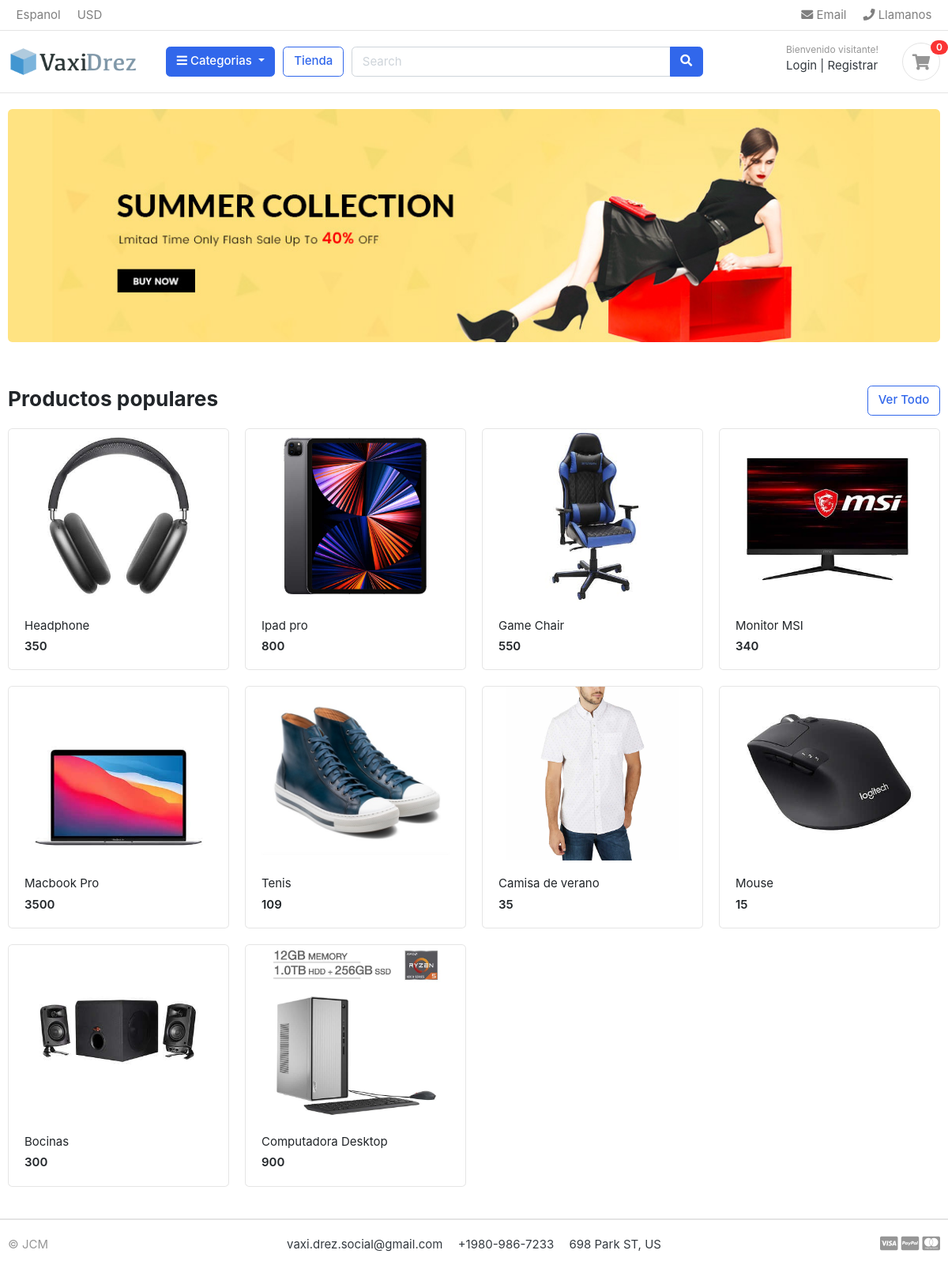
The page / on the database its author committed.
### store/models.py (models this page shows, shortened)
class Product(models.Model):
    product_name = models.CharField(max_length=200, unique=True)
    slug = models.CharField(max_length=200, unique=True)
    description = models.TextField(max_length=500, blank=True)
    price = models.IntegerField()
    images = models.ImageField(upload_to='photos/products')
    stock = models.IntegerField()
    is_available = models.BooleanField(default=True)
    category = models.ForeignKey(Category, on_delete=models.CASCADE)
    created_date = models.DateTimeField(auto_now_add=True)
    modified_date = models.DateTimeField(auto_now=True)
    def get_url(self):
        return reverse('product_detail', args=[self.category.slug, self.slug])

### ecommerce/views.py (the view)
# urls.py: 2. Add a URL to urlpatterns:  path('', views.home, name='home')
def home(request):
    products = Product.objects.all().filter(is_available=True)
    context = {
          'products': products,
    }
    return render(request, 'home.html', context)

### category/context_processors.py (called while the page is built)
def menu_links(request):
    links = Category.objects.all()
    return dict(links=links)

### category/models.py (called while the page is built)
     def get_url(self):
         return reverse('products_by_category', args=[self.slug])

### templates/home.html
{% extends 'base.html' %}
{% load static %}
{% block content %}
<section class="section-intro padding-y-sm">
	<div class="container">
		<div class="intro-banner-wrap">
			<img src="{% static 'images/banners/banner01.jpg' %}" class="img-fluid rounded">
		</div>
	</div>
</section>
<section class="section-name padding-y-sm">
	<div class="container">
		<header class="section-heading">
			<a href="{% url 'store' %}" class="btn btn-outline-primary float-right">Ver Todo</a>
			<h3 class="section-title">Productos populares</h3>
		</header>
		<div class="row">
			{% for product in products %}
			<div class="col-md-3">
				<div class="card card-product-grid">
					<a href=".{{ product.get_url }}" class="img-wrap"> <img src="{{ product.images.url }}"> </a>
					<figcaption class="info-wrap">
						<a href="{{ product.get_url }}" class="title">{{product.product_name}}</a>
						<div class="price mt-1">{{ product.price }}</div>
					</figcaption>
				</div>
			</div>
			{% endfor %}
		</div>
	</div>
</section>
</body>
</html>
{% endblock %}

### templates/base.html (shortened to what this page needs)
{% load static %}
<!DOCTYPE HTML>
<html lang="en">
<head>
<link href="{% static 'css/bootstrap.css' %}" rel="stylesheet" type="text/css"/>
<link href="{% static 'fonts/fontawesome/css/all.min.css' %}" type="text/css" rel="stylesheet">
<link href="{% static 'css/ui.css' %}" rel="stylesheet" type="text/css"/>
<link href="{% static 'css/responsive.css' %}" rel="stylesheet" media="only screen and (max-width: 1200px)" />
</head>
<body>
{% include 'includes/navbar.html' %}
  {% block content %}
  {%endblock%}
{% include 'includes/footer.html' %}

### templates/includes/navbar.html (shortened to what this page needs)
{% load static %}
<header class="section-header">
  <nav class="navbar p-md-0 navbar-expand-sm navbar-light border-bottom">
    <div class="container">
      <div class="collapse navbar-collapse" id="navbarTop4">
        <ul class="navbar-nav mr-auto">
          <li class="nav-item dropdown">
            <a href="#" class="nav-link">   Espanol </a>
          </li>
          <li class="nav-item dropdown">
            <a href="#" class="nav-link"> USD </a>
          </li>
        </ul>
        <ul class="navbar-nav">
          <li><a href="#" class="nav-link"> <i class="fa fa-envelope"></i> Email </a></li>
          <li><a href="#" class="nav-link"> <i class="fa fa-phone"></i> Llamanos</a></li>
        </ul>
      </div>
    </div>
  </nav>
  <section class="header-main border-bottom">
    <div class="container">
      <div class="row align-items-center">
        <div class="col-lg-2 col-md-3 col-6">
          <a href="{% url 'home' %}" class="brand-wrap">
            <img class="logo" src="{% static './images/logo01.png' %}">
          </a>
        </div>
        <div class="col-lg col-sm col-md col-6 flex-grow-0">
          <div class="category-wrap dropdown d-inline-block float-right">
            <button type="button" class="btn btn-primary dropdown-toggle" data-toggle="dropdown">
              <i class="fa fa-bars"></i> Categorias
            </button>
          </div>
        </div>
        <a href="{% url 'store' %}" class="btn btn-outline-primary">Tienda</a>
        <div class="col-lg  col-md-6 col-sm-12 col">
          <form action="#" class="search">
            <div class="input-group w-100">
              <input type="text" class="form-control" style="width:60%;" placeholder="Search">
              <div class="input-group-append">
                <button class="btn btn-primary" type="submit">
                  <i class="fa fa-search"></i>
                </button>
              </div>
            </div>
          </form>
        </div>
        <div class="col-lg-3 col-sm-6 col-8 order-2 order-lg-3">
          <div class="d-flex justify-content-end mb-3 mb-lg-0">
            <div class="widget-header">
              <small class="title text-muted">Bienvenido visitante!</small>
              <div>
                <a href="./signin.html">Login</a> <span class="dark-transp"> | </span>
                <a href="./register.html"> Registrar</a>
              </div>
            </div>
            <a href="./cart.html" class="widget-header pl-3 ml-3">
              <div class="icon icon-sm rounded-circle border"><i class="fa fa-shopping-cart"></i></div>
              <span class="badge badge-pill badge-danger notify">0</span>
            </a>
          </div>
        </div>
      </div>
    </div>
  </section>
</header>

### templates/includes/footer.html
<footer class="section-footer border-top">
	<div class="container">
		<section class="footer-bottom border-top row">
			<div class="col-md-2">
				<p class="text-muted"> &copy JCM </p>
			</div>
			<div class="col-md-8 text-md-center">
				<span  class="px-2">vaxi.drez.social@gmail.com</span>
				<span  class="px-2">+1980-986-7233</span>
				<span  class="px-2">698 Park ST, US</span>
			</div>
			<div class="col-md-2 text-md-right text-muted">
				<i class="fab fa-lg fa-cc-visa"></i>
				<i class="fab fa-lg fa-cc-paypal"></i>
				<i class="fab fa-lg fa-cc-mastercard"></i>
			</div>
		</section>
	</div>
</footer>

### static/css/ui.css (style rules this page uses)
html { font-family: "Inter", sans-serif; font-size: 15px; }
.img-wrap { text-align: center; display: block; }
.img-wrap img { max-width: 100%; }
.icon-xs, .icon-sm, .icon-md, .icon-lg { display: inline-block; text-align: center; flex-shrink: 0; flex-grow: 0; }
.icon-sm { width: 48px; height: 48px; line-height: 48px !important; font-size: 20px; }
.padding-y-sm { padding-top: 20px; padding-bottom: 20px; }
.section-heading { margin-bottom: 20px; margin-top: 15px; }
.section-title { color: #212529; }
p:last-child { margin-bottom: 0; }
.header-main { position: relative; padding-top: 1rem; padding-bottom: 1rem; }
.brand-wrap .logo, .navbar-brand .logo { margin-right: 7px; max-height: 42px; display: inline-block; }
.widget-header { display: inline-block; vertical-align: middle; position: relative; }
.widget-header a { color: #343a40; }
.widget-header i { color: #969696; }
.widget-header .title { display: block; }
.widget-header .notify { position: absolute; top: -3px; right: -10px; }
.footer-bottom { padding-top: 20px; padding-bottom: 20px; }
[class*=card-product] a.title { color: #212529; display: block; }
[class*=card-product] .img-wrap { overflow: hidden; position: relative; }
[class*=card-product] .img-wrap img { height: 100%; max-width: 100%; width: auto; display: inline-block; -o-object-fit: cover; object-fit: cover; }
.card-product-grid { margin-bottom: 20px; }
.card-product-grid .img-wrap { border-radius: 0.2rem 0.2rem 0 0; height: 220px; }
.card-product-grid .info-wrap { overflow: hidden; padding: 18px 20px; }
.card .img-wrap { overflow: hidden; }
.notify { position: absolute; top: -4px; right: -10px; display: inline-block; padding: 0.25em 0.6em; font-size: 12px; line-height: 1; text-align: center; border-radius: 3rem; color: #fff; background-color: #fa3434; }
.price { font-weight: 600; color: #212529; }

### rows shown on the page
Product: images (picture), product_name "Headphone", price "350"
Product: images (picture), product_name "Ipad pro", price "800"
Product: images (picture), product_name "Game Chair", price "550"
Product: images (picture), product_name "Monitor MSI", price "340"
Product: images (picture), product_name "Macbook Pro", price "3500"
Product: images (picture), product_name "Tenis", price "109"
Product: images (picture), product_name "Camisa de verano", price "35"
Product: images (picture), product_name "Mouse", price "15"
Product: images (picture), product_name "Bocinas", price "300"
Product: images (picture), product_name "Computadora Desktop", price "900"
